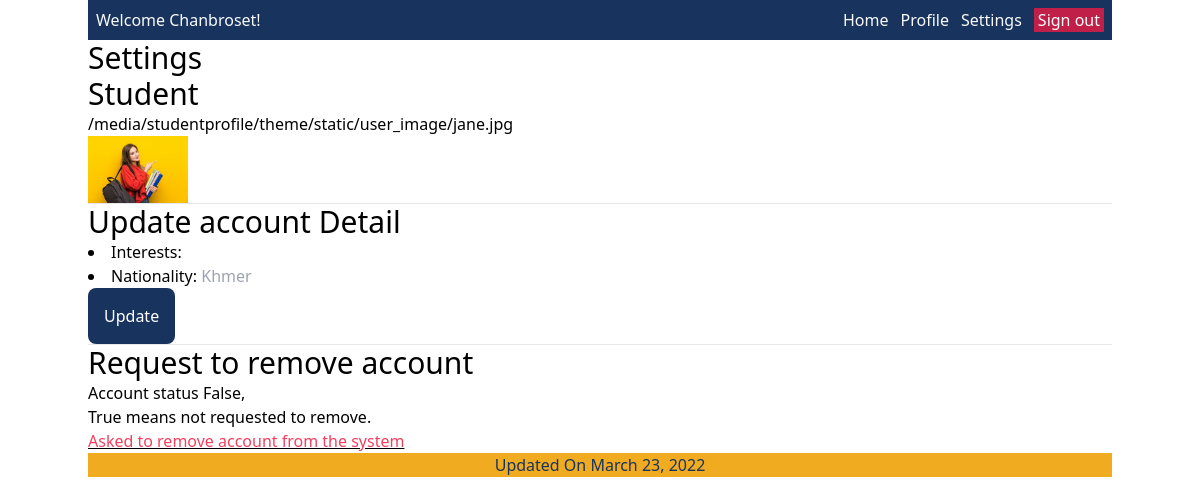
/settings (signed in), run on the app's committed database.
### spapp/models.py (models this page shows, shortened)
class Student(models.Model):
    user = models.OneToOneField(User, on_delete=models.CASCADE)
    id_number = models.CharField(max_length=10)
    date_of_birth = models.DateField(null=True)
    nationality = models.CharField(max_length=30, null=True)
    major = models.ForeignKey(Major, on_delete=models.CASCADE, null=True)
    bio_char = models.CharField(max_length=100, null=True)
    interests = models.CharField(max_length=100, null=True)
    phone_number = models.CharField(max_length=12, null=True)
    image = models.ImageField(upload_to='theme/static/user_image', null=True)
    website = models.CharField(max_length=12, null=True)

### spapp/views.py (the view, shortened to what this page needs)
# urls.py: path("settings", views.SettingsPage.as_view(), name="settings"),
class SettingsPage(LoginRequiredMixin, generic.TemplateView):
    login_url = 'spapp:login'
    template_name = "pages/student/settings.html"
    form_update_student = StudentForm
    def get_context_data(self, **kwargs):
        context = super().get_context_data(**kwargs)
        try:
            context['student'] = get_object_or_404(
                Student, user=self.request.user)
            context['update_student'] = self.form_update_student()
            context['account_status'] = not bool(
                len(AccountRemovalRequest.objects.filter(student=self.request.user.student)))
            return context
        except:
            messages.add_message(
                self.request, messages.WARNING, "You are not a student")
            return context

### spapp/forms.py
class StudentForm(forms.ModelForm):
    nationality = forms.CharField(widget=forms.TextInput(
        attrs={
            'type': 'text',
            'placeholder': 'Khmer',
            'class': ""
        }
    ))
    class Meta:
        model = Student
        fields = ['interests',  'nationality']

### theme/templates/pages/student/settings.html
{% extends "components/student/layout.html" %}
{% block content %}
<h1> Settings </h1>
<h2> Student </h2>
{{ student.image.url }}
<img height="100px" width="100px" src="{{student.image.url}}"></img>
<hr />
{% include "components/student/update_account_detail.html" with form=update_student  %}
<hr />
<h2> Request to remove account </h2>
<p> Account status {{ account_status }}, </p>
<p>  True means not requested to remove. </p>
<a class="underline" href="{% url 'spapp:req_remove_account' %}"><span class="text-rose-500"> Asked to remove account from the system </span> </a>
{% endblock %}

### theme/templates/components/student/header.html
<div class="text-gray-50 bg-primary">
    <div class="flex flex-row justify-between px-2 py-2 gap-2">
        <div>
            <a href="{% url 'spapp:dashboard' %}"> Welcome {{ user.first_name }}! </a>
        </div>
        <div class="flex flex-row justify-between gap-3">
            <a href="{% url 'spapp:dashboard' %}"> Home </a>
            <a href="{% url 'spapp:profile' %}"> Profile </a>
            <a href="{% url 'spapp:settings' %}"> Settings </a>
            <a href="{% url 'spapp:logout' %}" class="px-1 bg-red "> Sign out </a>
        </div>
    </div>
</div>

### data on the page
Student: image "/media/studentprofile/theme/static/user_image/jane.jpg", image (picture)

### other printed values
{{ user.first_name }} "Chanbroset"
{{ account_status }} "False"
